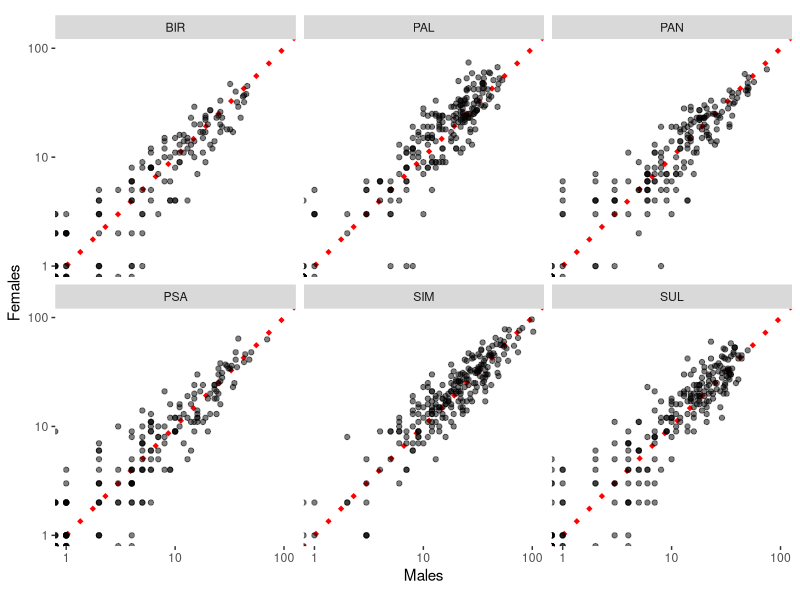
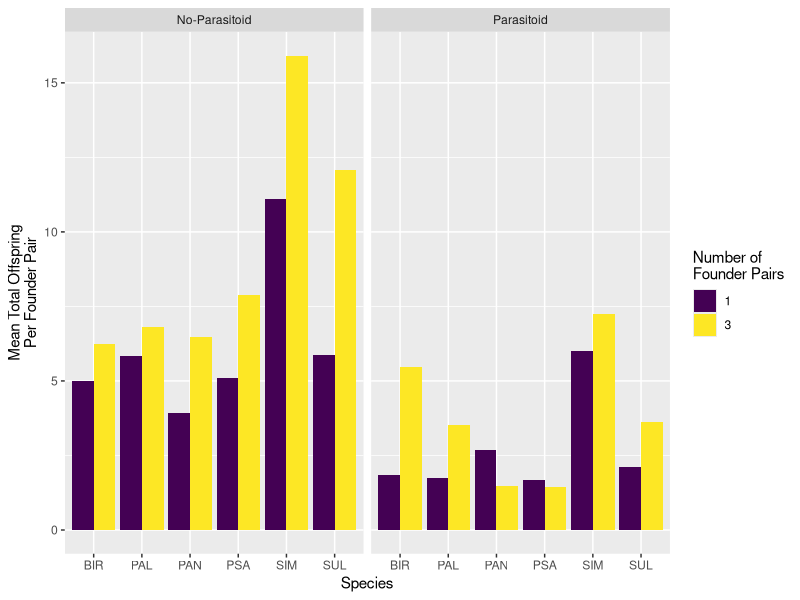

Reproduce these figures in R, in order.
## ---- chunk 1
knitr::opts_chunk$set(echo = FALSE)
## ---- chunk 2
library(tidyverse)
library(knitr)
library(cowplot)
library(ggpubr)

# Loading raw data:
Clean_IntraData<- read_csv('Data/Clean_IntraData.csv')
CleanInterData<- read_csv('Data/CleanInterData.csv')

species <- c('BIR','PAL', 'PAN', 'PSA', 'SIM', 'SUL')

cols = c('BIR' = 'skyblue', 
         'PAL' = 'darkblue',
         'PAN' = 'red',
         'PSA'= 'darkgreen',  
         'SIM' = 'purple', 
         'SUL' = 'gold'  )
## ---- chunk 3

Clean_IntraData %>%
  filter(Treatment  %in% c('Hot Para', 'Hot Safe'))%>%
  rowwise()%>%
  mutate(TotMales = sum(Male1, Male2, Male3, Male4, na.rm = TRUE),
         TotFemales = sum(Female1, Female2, Female3, Female4, na.rm = TRUE),
         TotalFounders= Sp1_Dens)%>%
  select(Sp = Sp1, Sp_Dens= Sp1_Dens,TotalFounders,tubeID, Treatment, TotMales, TotFemales) -> intra_sexratio

CleanInterData %>%
  filter(Treatment  %in% c('Hot Para', 'Hot Safe'),
         !is.na(FemaleSp1))%>% 
  mutate(TotMales = MaleSp1,
         TotFemales = FemaleSp1,
        TotalFounders = Sp1Dens +Sp2Dens)%>%
  select(Sp = Sp1, Sp_Dens= Sp1Dens, TotalFounders, tubeID, Treatment, TotMales, TotFemales) -> inter1_sexratio

CleanInterData %>%
  filter(Treatment  %in% c('Hot Para', 'Hot Safe'),
         !is.na(FemaleSp1))%>% 
  mutate(TotMales = MaleSp2,
         TotFemales = FemaleSp2,
        TotalFounders = Sp1Dens +Sp2Dens)%>%
  select(Sp=  Sp2, Sp_Dens= Sp2Dens, TotalFounders, tubeID, Treatment, TotMales, TotFemales) -> inter2_sexratio

AllSexRatioData <- bind_rows(intra_sexratio,inter1_sexratio, inter2_sexratio )

## ---- chunk 4
AllSexRatioData%>%
  ggplot(aes(TotMales, TotFemales))+
  geom_abline(slope=1, col = 'red', size =1.5, linetype = 'dotted')+
  geom_point(alpha = 0.5)+
  facet_wrap(~Sp)+
  coord_fixed()+ 
  scale_x_log10()+
  scale_y_log10()+
  theme(panel.background =  element_blank())+
  xlab('Males')+
  ylab('Females')
## ---- chunk 5
glm(  cbind(TotMales, TotFemales)~Sp* TotalFounders ,
         family = 'binomial' ,data=AllSexRatioData) %>% summary

glm(  cbind(TotMales, TotFemales)~1,
        family = 'binomial' ,data=AllSexRatioData) %>% summary
## ---- chunk 6
Clean_IntraData%>%
  filter(Sp1_Dens <4)%>%
  filter(Treatment  %in% c('Hot Para', 'Hot Safe'))%>%
  select(Sp1, Sp1_Dens, GrandTotal, Treatment)%>%
  group_by(Sp1,Sp1_Dens, Treatment)%>%
  summarise(MeanTotalPerFounder = mean(GrandTotal/Sp1_Dens))%>%
  mutate(Treatment = recode(Treatment, 
                            'Hot Safe'='No-Parasitoid',
                            'Hot Para'= 'Parasitoid'))-> AlleeEffectData

AlleeEffectData %>%
  group_by(Sp1, Treatment)%>%
  spread(Sp1_Dens, MeanTotalPerFounder)%>%
  rename( `Per-Founder Total (Single Founder)` = `1`,
          `Per-Founder Total (Three Founders)`=   `3`) -> AlleeEffectData2

# kable(AlleeEffectData2, digits = 2)

# AlleeEffectData2 %>%
#   group_by(Treatment)%>%
#   summarise( `Mean Percentage Change For Singleton` = 100*mean((`Per-Founder Total (Single Founder)`- `Per-Founder Total (Three Founders)`)/ `Per-Founder Total (Three Founders)`)) %>%
#   kable(digits = 2)

AlleeEffectData%>%
  ggplot(aes(fill=factor(Sp1_Dens), Sp1, MeanTotalPerFounder))+
  geom_bar(stat = 'identity', position = 'dodge')+
  scale_fill_viridis_d(name = 'Number of\nFounder Pairs')+
  ylab('Mean Total Offspring\nPer Founder Pair')+
  xlab('Species')+
  facet_wrap(~Treatment)
  
